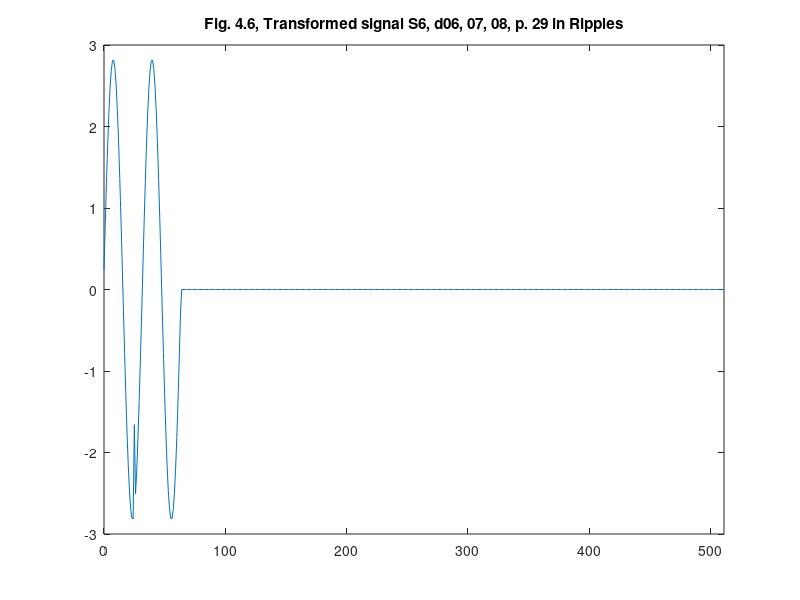
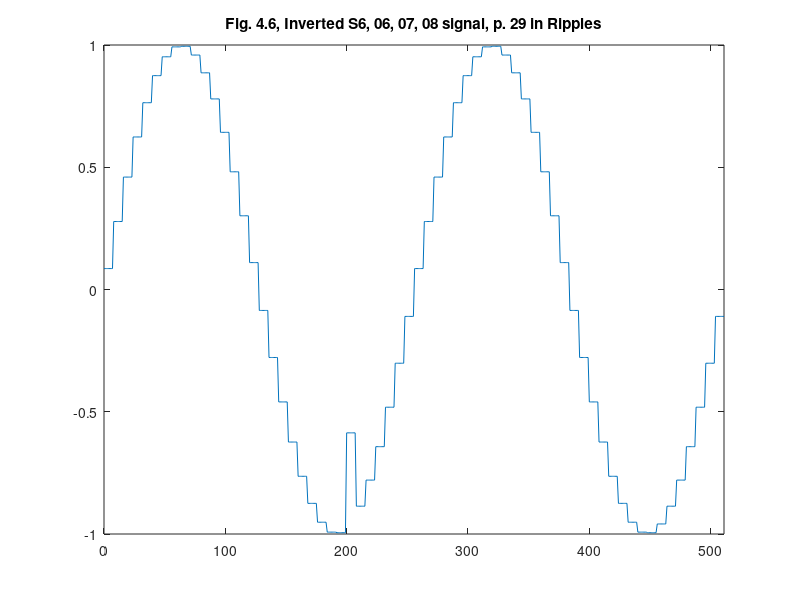

These figures' MATLAB source, in order:
%% ========================================================================
%% Programmatic octave notes on "Ripples in Mathematics" by A. Jensen
%% and A. la Cour-Harbo written with a deep gratitude to the authors for
%% this wonderful text. I added a few graphs to help me visualize Fig. 4.6.
%% 
%% Reconstruction of graphs on p.29, Ch 04.
%%
%% Author: Vladimir Kulyukin
%% 
%% NB: I have tested this code in Octave, not Matlab.
%%
%% The numbers below were computed by my Java OneDHaar class methods
%% available at https://github.com/VKEDCO/java/blob/master/haar/org.vkedco.wavelets.haar/OneDHaar.java &
%% https://github.com/VKEDCO/java/blob/master/haar/org.vkedco.wavelets.tests/RipplesInMathCh04.java
%% =========================================================================


t = [0:511];

y_fig_4_6_s6_d06_d07_d08_p29 = [
0.24228789181051738
0.7865275324466248
1.30054136110053
1.7645761145993404
2.1607991975997836
2.473983979226618
2.692094943957973
2.8067502097372614
2.8135436389999984
2.7122141640694157
2.506655819840873
2.2047680982046236
1.818152375002565
1.3616660756607568
0.8528517126624386
0.3112627366312535
-0.242287891810517
-0.7865275324466247
-1.3005413611005299
-1.7645761145993402
-2.1607991975997836
-2.473983979226618
-2.692094943957973
-2.8067502097372614
-2.8135436389999984
-1.6583474215523317
-2.506655819840873
-2.2047680982046236
-1.8181523750025657
-1.3616660756607575
-0.8528517126624388
-0.3112627366312537
0.24228789181051652
0.7865275324466239
1.30054136110053
1.7645761145993402
2.1607991975997836
2.473983979226618
2.692094943957973
2.806750209737261
2.8135436389999984
2.7122141640694166
2.506655819840873
2.204768098204624
1.8181523750025657
1.3616660756607573
0.8528517126624395
0.31126273663125437
-0.24228789181051674
-0.7865275324466237
-1.3005413611005292
-1.7645761145993395
-2.1607991975997836
-2.473983979226618
-2.692094943957973
-2.806750209737261
-2.8135436389999984
-2.7122141640694166
-2.5066558198408737
-2.204768098204624
-1.8181523750025663
-1.3616660756607575
-0.8528517126624399
-0.3112627366312547
0.0
0.0
0.0
0.0
0.0
0.0
0.0
0.0
0.0
0.0
0.0
0.0
0.0
0.0
0.0
0.0
0.0
0.0
0.0
0.0
0.0
0.0
0.0
0.0
0.0
0.0
0.0
0.0
0.0
0.0
0.0
0.0
0.0
0.0
0.0
0.0
0.0
0.0
0.0
0.0
0.0
0.0
0.0
0.0
0.0
0.0
0.0
0.0
0.0
0.0
0.0
0.0
0.0
0.0
0.0
0.0
0.0
0.0
0.0
0.0
0.0
0.0
0.0
0.0
0.0
0.0
0.0
0.0
0.0
0.0
0.0
0.0
0.0
0.0
0.0
0.0
0.0
0.0
0.0
0.0
0.0
0.0
0.0
0.0
0.0
0.0
0.0
0.0
0.0
0.0
0.0
0.0
0.0
0.0
0.0
0.0
0.0
0.0
0.0
0.0
0.0
0.0
0.0
0.0
0.0
0.0
0.0
0.0
0.0
0.0
0.0
0.0
0.0
0.0
0.0
0.0
0.0
0.0
0.0
0.0
0.0
0.0
0.0
0.0
0.0
0.0
0.0
0.0
0.0
0.0
0.0
0.0
0.0
0.0
0.0
0.0
0.0
0.0
0.0
0.0
0.0
0.0
0.0
0.0
0.0
0.0
0.0
0.0
0.0
0.0
0.0
0.0
0.0
0.0
0.0
0.0
0.0
0.0
0.0
0.0
0.0
0.0
0.0
0.0
0.0
0.0
0.0
0.0
0.0
0.0
0.0
0.0
0.0
0.0
0.0
0.0
0.0
0.0
0.0
0.0
0.0
0.0
0.0
0.0
0.0
0.0
0.0
0.0
0.0
0.0
0.0
0.0
0.0
0.0
0.0
0.0
0.0
0.0
0.0
0.0
0.0
0.0
0.0
0.0
0.0
0.0
0.0
0.0
0.0
0.0
0.0
0.0
0.0
0.0
0.0
0.0
0.0
0.0
0.0
0.0
0.0
0.0
0.0
0.0
0.0
0.0
0.0
0.0
0.0
0.0
0.0
0.0
0.0
0.0
0.0
0.0
0.0
0.0
0.0
0.0
0.0
0.0
0.0
0.0
0.0
0.0
0.0
0.0
0.0
0.0
0.0
0.0
0.0
0.0
0.0
0.0
0.0
0.0
0.0
0.0
0.0
0.0
0.0
0.0
0.0
0.0
0.0
0.0
0.0
0.0
0.0
0.0
0.0
0.0
0.0
0.0
0.0
0.0
0.0
0.0
0.0
0.0
0.0
0.0
0.0
0.0
0.0
0.0
0.0
0.0
0.0
0.0
0.0
0.0
0.0
0.0
0.0
0.0
0.0
0.0
0.0
0.0
0.0
0.0
0.0
0.0
0.0
0.0
0.0
0.0
0.0
0.0
0.0
0.0
0.0
0.0
0.0
0.0
0.0
0.0
0.0
0.0
0.0
0.0
0.0
0.0
0.0
0.0
0.0
0.0
0.0
0.0
0.0
0.0
0.0
0.0
0.0
0.0
0.0
0.0
0.0
0.0
0.0
0.0
0.0
0.0
0.0
0.0
0.0
0.0
0.0
0.0
0.0
0.0
0.0
0.0
0.0
0.0
0.0
0.0
0.0
0.0
0.0
0.0
0.0
0.0
0.0
0.0
0.0
0.0
0.0
0.0
0.0
0.0
0.0
0.0
0.0
0.0
0.0
0.0
0.0
0.0
0.0
0.0
0.0
0.0
0.0
0.0
0.0
0.0
0.0
0.0
0.0
0.0
0.0
0.0
0.0
0.0
0.0
0.0
0.0
0.0
0.0
0.0
0.0
0.0
0.0
0.0
0.0
0.0
0.0
0.0
0.0
0.0
0.0
0.0
0.0
0.0
0.0
0.0
0.0
0.0
0.0
0.0
0.0
0.0
0.0
0.0
0.0
0.0
0.0
0.0
0.0
0.0
0.0
0.0
0.0
0.0
0.0
0.0
0.0
0.0
0.0
0.0
0.0
0.0
0.0
0.0
];

figure;
plot(t, y_fig_4_6_s6_d06_d07_d08_p29);
xlim([0 511]);
title('Fig. 4.6, Transformed signal S6, d06, 07, 08, p. 29 in Ripples');

y_fig_4_6_s6_d06_d07_d08_inverted_p29 = [
0.08566170564930468
0.08566170564930468
0.08566170564930468
0.08566170564930468
0.08566170564930468
0.08566170564930468
0.08566170564930468
0.08566170564930468
0.27807947589146526
0.27807947589146526
0.27807947589146526
0.27807947589146526
0.27807947589146526
0.27807947589146526
0.27807947589146526
0.27807947589146526
0.4598108078238835
0.4598108078238835
0.4598108078238835
0.4598108078238835
0.4598108078238835
0.4598108078238835
0.4598108078238835
0.4598108078238835
0.6238718682765019
0.6238718682765019
0.6238718682765019
0.6238718682765019
0.6238718682765019
0.6238718682765019
0.6238718682765019
0.6238718682765019
0.7639578827026285
0.7639578827026285
0.7639578827026285
0.7639578827026285
0.7639578827026285
0.7639578827026285
0.7639578827026285
0.7639578827026285
0.87468542412901
0.87468542412901
0.87468542412901
0.87468542412901
0.87468542412901
0.87468542412901
0.87468542412901
0.87468542412901
0.9517992952353505
0.9517992952353505
0.9517992952353505
0.9517992952353505
0.9517992952353505
0.9517992952353505
0.9517992952353505
0.9517992952353505
0.9923360532009908
0.9923360532009908
0.9923360532009908
0.9923360532009908
0.9923360532009908
0.9923360532009908
0.9923360532009908
0.9923360532009908
0.994737893150587
0.994737893150587
0.994737893150587
0.994737893150587
0.994737893150587
0.994737893150587
0.994737893150587
0.994737893150587
0.9589125137218434
0.9589125137218434
0.9589125137218434
0.9589125137218434
0.9589125137218434
0.9589125137218434
0.9589125137218434
0.9589125137218434
0.8862366641551027
0.8862366641551027
0.8862366641551027
0.8862366641551027
0.8862366641551027
0.8862366641551027
0.8862366641551027
0.8862366641551027
0.7795032365921284
0.7795032365921284
0.7795032365921284
0.7795032365921284
0.7795032365921284
0.7795032365921284
0.7795032365921284
0.7795032365921284
0.6428139367973701
0.6428139367973701
0.6428139367973701
0.6428139367973701
0.6428139367973701
0.6428139367973701
0.6428139367973701
0.6428139367973701
0.4814216579056977
0.4814216579056977
0.4814216579056977
0.4814216579056977
0.4814216579056977
0.4814216579056977
0.4814216579056977
0.4814216579056977
0.30152861468508557
0.30152861468508557
0.30152861468508557
0.30152861468508557
0.30152861468508557
0.30152861468508557
0.30152861468508557
0.30152861468508557
0.11004799590132083
0.11004799590132083
0.11004799590132083
0.11004799590132083
0.11004799590132083
0.11004799590132083
0.11004799590132083
0.11004799590132083
-0.08566170564930455
-0.08566170564930455
-0.08566170564930455
-0.08566170564930455
-0.08566170564930455
-0.08566170564930455
-0.08566170564930455
-0.08566170564930455
-0.2780794758914652
-0.2780794758914652
-0.2780794758914652
-0.2780794758914652
-0.2780794758914652
-0.2780794758914652
-0.2780794758914652
-0.2780794758914652
-0.4598108078238834
-0.4598108078238834
-0.4598108078238834
-0.4598108078238834
-0.4598108078238834
-0.4598108078238834
-0.4598108078238834
-0.4598108078238834
-0.6238718682765018
-0.6238718682765018
-0.6238718682765018
-0.6238718682765018
-0.6238718682765018
-0.6238718682765018
-0.6238718682765018
-0.6238718682765018
-0.7639578827026285
-0.7639578827026285
-0.7639578827026285
-0.7639578827026285
-0.7639578827026285
-0.7639578827026285
-0.7639578827026285
-0.7639578827026285
-0.87468542412901
-0.87468542412901
-0.87468542412901
-0.87468542412901
-0.87468542412901
-0.87468542412901
-0.87468542412901
-0.87468542412901
-0.9517992952353505
-0.9517992952353505
-0.9517992952353505
-0.9517992952353505
-0.9517992952353505
-0.9517992952353505
-0.9517992952353505
-0.9517992952353505
-0.9923360532009908
-0.9923360532009908
-0.9923360532009908
-0.9923360532009908
-0.9923360532009908
-0.9923360532009908
-0.9923360532009908
-0.9923360532009908
-0.994737893150587
-0.994737893150587
-0.994737893150587
-0.994737893150587
-0.994737893150587
-0.994737893150587
-0.994737893150587
-0.994737893150587
-0.5863143536714398
-0.5863143536714398
-0.5863143536714398
-0.5863143536714398
-0.5863143536714398
-0.5863143536714398
-0.5863143536714398
-0.5863143536714398
-0.8862366641551027
-0.8862366641551027
-0.8862366641551027
-0.8862366641551027
-0.8862366641551027
-0.8862366641551027
-0.8862366641551027
-0.8862366641551027
-0.7795032365921284
-0.7795032365921284
-0.7795032365921284
-0.7795032365921284
-0.7795032365921284
-0.7795032365921284
-0.7795032365921284
-0.7795032365921284
-0.6428139367973703
-0.6428139367973703
-0.6428139367973703
-0.6428139367973703
-0.6428139367973703
-0.6428139367973703
-0.6428139367973703
-0.6428139367973703
-0.4814216579056979
-0.4814216579056979
-0.4814216579056979
-0.4814216579056979
-0.4814216579056979
-0.4814216579056979
-0.4814216579056979
-0.4814216579056979
-0.3015286146850856
-0.3015286146850856
-0.3015286146850856
-0.3015286146850856
-0.3015286146850856
-0.3015286146850856
-0.3015286146850856
-0.3015286146850856
-0.11004799590132092
-0.11004799590132092
-0.11004799590132092
-0.11004799590132092
-0.11004799590132092
-0.11004799590132092
-0.11004799590132092
-0.11004799590132092
0.08566170564930438
0.08566170564930438
0.08566170564930438
0.08566170564930438
0.08566170564930438
0.08566170564930438
0.08566170564930438
0.08566170564930438
0.2780794758914649
0.2780794758914649
0.2780794758914649
0.2780794758914649
0.2780794758914649
0.2780794758914649
0.2780794758914649
0.2780794758914649
0.4598108078238835
0.4598108078238835
0.4598108078238835
0.4598108078238835
0.4598108078238835
0.4598108078238835
0.4598108078238835
0.4598108078238835
0.6238718682765018
0.6238718682765018
0.6238718682765018
0.6238718682765018
0.6238718682765018
0.6238718682765018
0.6238718682765018
0.6238718682765018
0.7639578827026285
0.7639578827026285
0.7639578827026285
0.7639578827026285
0.7639578827026285
0.7639578827026285
0.7639578827026285
0.7639578827026285
0.87468542412901
0.87468542412901
0.87468542412901
0.87468542412901
0.87468542412901
0.87468542412901
0.87468542412901
0.87468542412901
0.9517992952353505
0.9517992952353505
0.9517992952353505
0.9517992952353505
0.9517992952353505
0.9517992952353505
0.9517992952353505
0.9517992952353505
0.9923360532009906
0.9923360532009906
0.9923360532009906
0.9923360532009906
0.9923360532009906
0.9923360532009906
0.9923360532009906
0.9923360532009906
0.994737893150587
0.994737893150587
0.994737893150587
0.994737893150587
0.994737893150587
0.994737893150587
0.994737893150587
0.994737893150587
0.9589125137218437
0.9589125137218437
0.9589125137218437
0.9589125137218437
0.9589125137218437
0.9589125137218437
0.9589125137218437
0.9589125137218437
0.8862366641551027
0.8862366641551027
0.8862366641551027
0.8862366641551027
0.8862366641551027
0.8862366641551027
0.8862366641551027
0.8862366641551027
0.7795032365921286
0.7795032365921286
0.7795032365921286
0.7795032365921286
0.7795032365921286
0.7795032365921286
0.7795032365921286
0.7795032365921286
0.6428139367973703
0.6428139367973703
0.6428139367973703
0.6428139367973703
0.6428139367973703
0.6428139367973703
0.6428139367973703
0.6428139367973703
0.48142165790569785
0.48142165790569785
0.48142165790569785
0.48142165790569785
0.48142165790569785
0.48142165790569785
0.48142165790569785
0.48142165790569785
0.3015286146850859
0.3015286146850859
0.3015286146850859
0.3015286146850859
0.3015286146850859
0.3015286146850859
0.3015286146850859
0.3015286146850859
0.11004799590132115
0.11004799590132115
0.11004799590132115
0.11004799590132115
0.11004799590132115
0.11004799590132115
0.11004799590132115
0.11004799590132115
-0.08566170564930446
-0.08566170564930446
-0.08566170564930446
-0.08566170564930446
-0.08566170564930446
-0.08566170564930446
-0.08566170564930446
-0.08566170564930446
-0.27807947589146487
-0.27807947589146487
-0.27807947589146487
-0.27807947589146487
-0.27807947589146487
-0.27807947589146487
-0.27807947589146487
-0.27807947589146487
-0.45981080782388317
-0.45981080782388317
-0.45981080782388317
-0.45981080782388317
-0.45981080782388317
-0.45981080782388317
-0.45981080782388317
-0.45981080782388317
-0.6238718682765015
-0.6238718682765015
-0.6238718682765015
-0.6238718682765015
-0.6238718682765015
-0.6238718682765015
-0.6238718682765015
-0.6238718682765015
-0.7639578827026285
-0.7639578827026285
-0.7639578827026285
-0.7639578827026285
-0.7639578827026285
-0.7639578827026285
-0.7639578827026285
-0.7639578827026285
-0.87468542412901
-0.87468542412901
-0.87468542412901
-0.87468542412901
-0.87468542412901
-0.87468542412901
-0.87468542412901
-0.87468542412901
-0.9517992952353505
-0.9517992952353505
-0.9517992952353505
-0.9517992952353505
-0.9517992952353505
-0.9517992952353505
-0.9517992952353505
-0.9517992952353505
-0.9923360532009906
-0.9923360532009906
-0.9923360532009906
-0.9923360532009906
-0.9923360532009906
-0.9923360532009906
-0.9923360532009906
-0.9923360532009906
-0.994737893150587
-0.994737893150587
-0.994737893150587
-0.994737893150587
-0.994737893150587
-0.994737893150587
-0.994737893150587
-0.994737893150587
-0.9589125137218437
-0.9589125137218437
-0.9589125137218437
-0.9589125137218437
-0.9589125137218437
-0.9589125137218437
-0.9589125137218437
-0.9589125137218437
-0.886236664155103
-0.886236664155103
-0.886236664155103
-0.886236664155103
-0.886236664155103
-0.886236664155103
-0.886236664155103
-0.886236664155103
-0.7795032365921286
-0.7795032365921286
-0.7795032365921286
-0.7795032365921286
-0.7795032365921286
-0.7795032365921286
-0.7795032365921286
-0.7795032365921286
-0.6428139367973705
-0.6428139367973705
-0.6428139367973705
-0.6428139367973705
-0.6428139367973705
-0.6428139367973705
-0.6428139367973705
-0.6428139367973705
-0.4814216579056979
-0.4814216579056979
-0.4814216579056979
-0.4814216579056979
-0.4814216579056979
-0.4814216579056979
-0.4814216579056979
-0.4814216579056979
-0.301528614685086
-0.301528614685086
-0.301528614685086
-0.301528614685086
-0.301528614685086
-0.301528614685086
-0.301528614685086
-0.301528614685086
-0.11004799590132126
-0.11004799590132126
-0.11004799590132126
-0.11004799590132126
-0.11004799590132126
-0.11004799590132126
-0.11004799590132126
-0.11004799590132126

];

figure;
plot(t, y_fig_4_6_s6_d06_d07_d08_inverted_p29);
xlim([0 511]);
title('Fig. 4.6, Inverted S6, 06, 07, 08 signal, p. 29 in Ripples');
